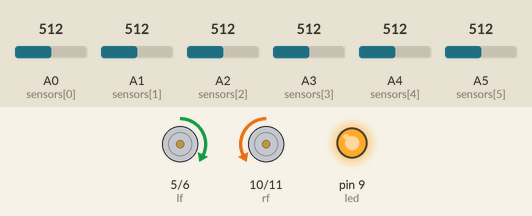
Simulated run of this sketch. Board: Arduino Uno, built with avr-gcc and run on an emulated ATmega328P. Shown: motor-driver pin pairs drawn as motors (green arrow = first pin HIGH = forward, orange = second pin HIGH = backward, longer = more drive), output pins drawn as LEDs (lit = HIGH). The inputs (shaded band) are chosen by the test bench; at power-on: A0 (sensors[0]) = 512, A1 (sensors[1]) = 512, A2 (sensors[2]) = 512, A3 (sensors[3]) = 512, A4 (sensors[4]) = 512, A5 (sensors[5]) = 512. What the sketch prints to the serial monitor is not drawn.

Above: at 0.1 s.
At 0.5 s:
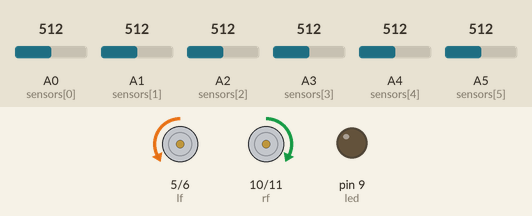
At 1.2 s:
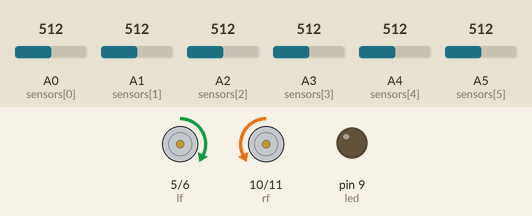
At 1.7 s:
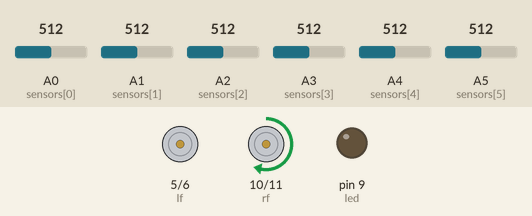
Timing chart, 0 to 3.2 s (numbered marks = the images above):
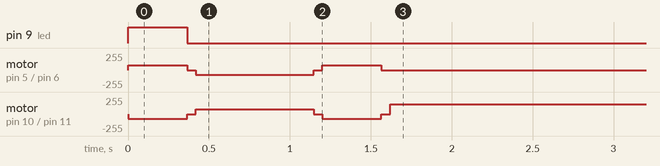

The sketch:

Analog_sensor__kuet_try3.3.ino
```cpp
#define NUM_SENSORS   6
int forwards=0;
  int digital_sensor_position=0;
  int right_side = 1;
  int left_side = -1;
  int u=0;
  signed int error_digital=0;
  signed int target_position =5;
  signed int current_position;
  signed int proportional =0;
  signed int integrate =0;
  signed int derivative =0;
  signed int previous_error;
  signed int error_correction=0;
  signed int kp=200;//15
  signed int ki=2;
  signed int kd=5;
  signed int sensor_value[6]= {-10,-10,0,0,10,10};
  int digital_sens[6]={A0,A1,A2,A3,A4,A5}; // 2,13,8 left sens and 9,10,12 right sens
  int digital_sens_reading[6];
int led =9;
int val=255;
int sensors[]={A0, A1, A2, A3, A4, A5};
int sv[NUM_SENSORS],temp[NUM_SENSORS],maxv[NUM_SENSORS],minv[NUM_SENSORS],threshold[NUM_SENSORS];
int sv2[NUM_SENSORS]={1,1,1,1,1,1};
unsigned long int sum=0,ts=0,ps=0,ls=0,rs=0,ms=0,ols,ors;
int lf = 5;
int lb = 6;
int rf = 10;
int rb = 11;

int bspeed =150;
int SPEED;
int MSPEED=250;
int state=0;
int flag=0;
int stateStop=0;
int i,j;

void setup() {
  pinMode(led, OUTPUT);
    //delay(200);
  pinMode(lf, OUTPUT);
  pinMode(lb, OUTPUT);
  pinMode(rf, OUTPUT);
  pinMode(rb, OUTPUT);
  pinMode(led, OUTPUT);
  // initialize serial communication at 9600 bits per second:
  Serial.begin(115200);
  //delay(500);
  analogWrite(led, val);


SPEED=70;

calibration();

  SPEED=bspeed;
}

// the loop routine runs over and over again forever:


void mway(int state)
{

if (state == 'f') {
        analogWrite(lf, SPEED);
        analogWrite(lb, 0);
        analogWrite(rf, SPEED);
        analogWrite(rb, 0);
          Serial.println("F");
    }
    else if (state == 'l') {
        analogWrite(lf, 0 );
        analogWrite(lb, 0);
        analogWrite(rf, SPEED);
        analogWrite(rb, 0);
         Serial.println("l");
    }
    else if (state == 'L') {
        analogWrite(lf, 0);
        analogWrite(lb, SPEED);
        analogWrite(rf, SPEED);
        analogWrite(rb, 0);
          Serial.println("L");
    }
        else if (state == 'm') {
        analogWrite(lf, 0);
        analogWrite(lb, SPEED);
        analogWrite(rf, 0);
        analogWrite(rb, 0);
         Serial.println("BL");
     }
    else if (state == 'b') {
        analogWrite(lf, 0);
        analogWrite(lb, SPEED);
        analogWrite(rf, 0);
        analogWrite(rb, SPEED);
         Serial.println("BACK");
    }
    else if (state == 'r') {
        analogWrite(lf, SPEED);
        analogWrite(lb, 0);
        analogWrite(rf, 0);
        analogWrite(rb, 0);
          Serial.println("r");
    }
    else if (state == 'R') {
        analogWrite(lf, SPEED);
        analogWrite(lb, 0);
        analogWrite(rf, 0);
        analogWrite(rb, SPEED);
          Serial.println("R");
    }
    else if (state == 'q') {
        analogWrite(lf, 0);
        analogWrite(lb, 0);
        analogWrite(rf, 0);
        analogWrite(rb, SPEED);
         Serial.println("BR");
    }

    else if (state == 's') {
        analogWrite(lf, 0);
        analogWrite(lb, 0);
        analogWrite(rf, 0);
        analogWrite(rb, 0);
        analogWrite(led, 0);
        if(flag == 0){
         Serial.println("S");
          flag=1;
        }
        stateStop=0;
    }
}

int sence()
{
   sum=0;
  // read the input on analog pin 0:
  for (int i=0;i<NUM_SENSORS;i++){

  sv[i] = analogRead(sensors[i]);
  // print out the value you read:
  Serial.print(sv[i]);
  Serial.print('\t');
    Serial.print(sv2[i]);
  Serial.print('\t');
  if(sv[i]>threshold[i])
    sv2[i]=1;
    else
    sv2[i]=0;
  }


   for (int i=0;i<NUM_SENSORS;i++)
   sum=sum*10+sv2[i];
   ls=sv2[0]*100+sv2[1]*10;
  rs=sv2[5]*100+sv2[4]*10;
  ms=sv2[2]*10+sv2[3]*1;
//   Serial.print(sum);
//    Serial.print('\t');
//    Serial.print(ls);
//    Serial.print('\t');
//    Serial.print(rs);
//    Serial.print('\t');
//    Serial.print(ms);
   Serial.println();
  delay(1);        // delay in between reads for stability
}
void calibration()
{
  for (int i=0;i<NUM_SENSORS;i++)
{
    maxv[i] = analogRead(sensors[i]);
    minv[i] = analogRead(sensors[i]);
}

mway('R');
 for (int j=0;j<100;j++)
 {
  for (int i=0;i<NUM_SENSORS;i++)
  {
    temp[i] = analogRead(sensors[i]);
    if(temp[i]>maxv[i])
    maxv[i]=temp[i];
    if(temp[i]<minv[i])
    minv[i]=temp[i];
  }
  delay(3);
 }

mway('s');
delay(50);
mway('L');
 for (int j=0;j<200;j++)
 {
  for (int i=0;i<NUM_SENSORS;i++)
  {
    temp[i] = analogRead(sensors[i]);
    if(temp[i]>maxv[i])
    maxv[i]=temp[i];
    if(temp[i]<minv[i])
    minv[i]=temp[i];
  }
  delay(3);
 }
 mway('s');
delay(50);
mway('R');
 for (int j=0;j<100;j++)
 {
  for (int i=0;i<NUM_SENSORS;i++)
  {
    temp[i] = analogRead(sensors[i]);
    if(temp[i]>maxv[i])
    maxv[i]=temp[i];
    if(temp[i]<minv[i])
    minv[i]=temp[i];
  }
  delay(3);
 }
mway('s');
delay(50);
for(i=0;i<NUM_SENSORS;i++)
{
threshold[i]= minv[i] + (maxv[i]-minv[i])/2;
Serial.print(threshold[i]);
  Serial.print('\t');
}


}


void follow(){
    drive:
    if(sum==ts)
  {
    if(SPEED<MSPEED)
    SPEED=SPEED+20;
    else
    SPEED=MSPEED;
  }
  else
  SPEED=bspeed;
  if (sum==0)
 mway('f');
else if ((sum==1000)||(sum==1100)||(sum==100))
{
 mway('s');
 }
 else if ((sum==111000)||(sum==110000))
{

    mway('R');


 }
  else if ((sum==000111)||(sum==000011))
{

    mway('L');


 }
else if((ls==rs))
{
 if(sum!=111111)
 mway('f');
}
 else if(ls>rs)
 {
  if((ls-rs)<99)
  mway('r');
  else
  mway('R');
  ols=ls;
  ors=rs;
 }

 else if(ls<rs)
 {
 if((rs-ls)<99)
 mway('l');
 else
 mway('L');
  ols=ls;
  ors=rs;
 }


else if((sum==111111))
{
  ls=ols;
  rs=ors;
 /* if(ols>ors)
  mway('L');
  else
  mway('R');*/
}


/* if(ls!=rs)
 {

if(ts!=sum)
    ts=sum;
if(ols!=ls)
    ols=ls;
if(ors!=rs)
    ors=rs;
  }*/

}

void loop() {

sence();
//mway('R');
//follow();
     for(u=0;u<6;u++)
              {

                 if(sv2[u] == 0)  //1 >200== Black
                       {

                          current_position = sensor_value[u] ;

                        //  u=6;
                          // Serial.println(current_position);
                       }

                        //..................for indicating


                          //---------------------------------
              }//end for loop

              //---------------------

              error_digital =  current_position;
              proportional = error_digital * kp;
              integrate = integrate + error_digital;
              integrate = integrate * ki;
              derivative = error_digital - previous_error;
              error_correction = proportional + integrate + derivative ;

              if( error_correction > 60 ) { error_correction = 60; }
              if( error_correction <-60 ) { error_correction = -60; }
              // Serial.println(current_position);
                if(error_correction > 0)//go straight

                     {
                        digital_sensor_position = right_side;

                   }else if(error_correction <0) // Turn left
                      {
                        digital_sensor_position = left_side;
                      }else if(error_correction ==0 )
                         {

                           digital_sensor_position = forwards;

                          }//else // Turn right
                 // Serial.println(error_correction);

                //--------------------------------------------


                if(digital_sensor_position == right_side)
                {
                    //left turn

                      mway('l');

                  }else if(digital_sensor_position == left_side)
                     {
                      //right  turn

                         mway('r');

                      }else if(digital_sensor_position == forwards)
                          {

                                 mway('f');

                            }


                            previous_error =error_digital;

}
```

Measured:
- by itself, motor on pin 10 (rf) / pin 11 (rb): stopped → backward 70/255 at 0.00 s, → forward 70/255 0.37 s later, → backward 70/255 0.78 s later, → forward 150/255 0.42 s later
